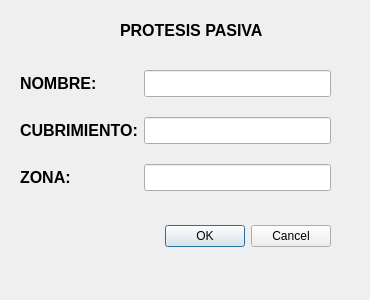
<?xml version="1.0" encoding="UTF-8"?>
<ui version="4.0">
 <class>Dialog</class>
 <widget class="QDialog" name="Dialog">
  <property name="geometry">
   <rect>
    <x>0</x>
    <y>0</y>
    <width>370</width>
    <height>300</height>
   </rect>
  </property>
  <property name="windowTitle">
   <string>Dialog</string>
  </property>
  <widget class="QDialogButtonBox" name="buttonBox">
   <property name="geometry">
    <rect>
     <x>50</x>
     <y>220</y>
     <width>281</width>
     <height>32</height>
    </rect>
   </property>
   <property name="orientation">
    <enum>Qt::Horizontal</enum>
   </property>
   <property name="standardButtons">
    <set>QDialogButtonBox::Cancel|QDialogButtonBox::Ok</set>
   </property>
  </widget>
  <widget class="QWidget" name="formLayoutWidget">
   <property name="geometry">
    <rect>
     <x>20</x>
     <y>70</y>
     <width>311</width>
     <height>121</height>
    </rect>
   </property>
   <layout class="QFormLayout" name="formLayout">
    <item row="0" column="0">
     <widget class="QLabel" name="label">
      <property name="font">
       <font>
        <pointsize>12</pointsize>
        <weight>75</weight>
        <bold>true</bold>
       </font>
      </property>
      <property name="text">
       <string>NOMBRE:</string>
      </property>
     </widget>
    </item>
    <item row="2" column="0">
     <widget class="QLabel" name="label_2">
      <property name="font">
       <font>
        <pointsize>12</pointsize>
        <weight>75</weight>
        <bold>true</bold>
       </font>
      </property>
      <property name="text">
       <string>CUBRIMIENTO:</string>
      </property>
     </widget>
    </item>
    <item row="4" column="0">
     <widget class="QLabel" name="label_3">
      <property name="font">
       <font>
        <pointsize>12</pointsize>
        <weight>75</weight>
        <bold>true</bold>
       </font>
      </property>
      <property name="text">
       <string>ZONA:</string>
      </property>
     </widget>
    </item>
    <item row="0" column="1">
     <widget class="QLineEdit" name="campo_nombre">
      <property name="font">
       <font>
        <pointsize>12</pointsize>
       </font>
      </property>
     </widget>
    </item>
    <item row="2" column="1">
     <widget class="QLineEdit" name="campo_cubrimiento">
      <property name="font">
       <font>
        <pointsize>12</pointsize>
       </font>
      </property>
     </widget>
    </item>
    <item row="4" column="1">
     <widget class="QLineEdit" name="campo_zona">
      <property name="font">
       <font>
        <pointsize>12</pointsize>
       </font>
      </property>
     </widget>
    </item>
    <item row="1" column="1">
     <spacer name="verticalSpacer">
      <property name="orientation">
       <enum>Qt::Vertical</enum>
      </property>
      <property name="sizeHint" stdset="0">
       <size>
        <width>20</width>
        <height>40</height>
       </size>
      </property>
     </spacer>
    </item>
    <item row="3" column="1">
     <spacer name="verticalSpacer_2">
      <property name="orientation">
       <enum>Qt::Vertical</enum>
      </property>
      <property name="sizeHint" stdset="0">
       <size>
        <width>20</width>
        <height>40</height>
       </size>
      </property>
     </spacer>
    </item>
   </layout>
  </widget>
  <widget class="QLabel" name="label_4">
   <property name="geometry">
    <rect>
     <x>120</x>
     <y>10</y>
     <width>191</width>
     <height>41</height>
    </rect>
   </property>
   <property name="font">
    <font>
     <pointsize>12</pointsize>
     <weight>75</weight>
     <bold>true</bold>
    </font>
   </property>
   <property name="text">
    <string>PROTESIS PASIVA</string>
   </property>
  </widget>
 </widget>
 <resources/>
 <connections>
  <connection>
   <sender>buttonBox</sender>
   <signal>accepted()</signal>
   <receiver>Dialog</receiver>
   <slot>accept()</slot>
   <hints>
    <hint type="sourcelabel">
     <x>248</x>
     <y>254</y>
    </hint>
    <hint type="destinationlabel">
     <x>157</x>
     <y>274</y>
    </hint>
   </hints>
  </connection>
  <connection>
   <sender>buttonBox</sender>
   <signal>rejected()</signal>
   <receiver>Dialog</receiver>
   <slot>reject()</slot>
   <hints>
    <hint type="sourcelabel">
     <x>316</x>
     <y>260</y>
    </hint>
    <hint type="destinationlabel">
     <x>286</x>
     <y>274</y>
    </hint>
   </hints>
  </connection>
 </connections>
</ui>
